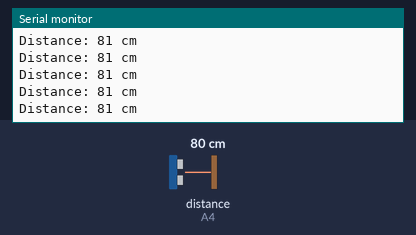
The sketch below on a simulated Arduino Uno, built with avr-gcc and run on an emulated ATmega328P. On the bench: the last lines printed to the serial monitor. The test bench sets the inputs (shaded band); at power-on: distance to the obstacle (sensor on A4) 80 cm. The echo pulse lasts 58.3 µs per cm.

Above: at 1.2 s.
1.3 s: distance to the obstacle (sensor on A4) set to 18 cm
At 1.57 s:
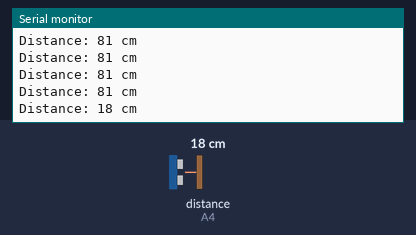
4.3 s: distance to the obstacle (sensor on A4) set to 60 cm
At 4.4 s:
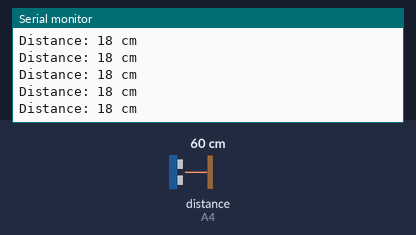
Timing chart, 0 to 7.3 s (numbered marks = the images above; inputs shaded):
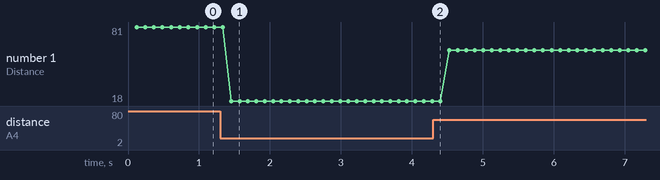

The sketch:

Ultrasonic_Sensor.ino.ino
```cpp
#include <NewPing.h>

#define TRIGGER_PIN  A5
#define ECHO_PIN     A4
#define MAX_DISTANCE 200

NewPing sonar(TRIGGER_PIN, ECHO_PIN, MAX_DISTANCE);

void setup() {
  Serial.begin(9600);
}

void loop() {
   int dist = sonar.ping_median(5); //median of 5 values
   dist = sonar.convert_cm(dist); //convert that to cm,
   Serial.print("Distance: ");
   Serial.print(dist); // //print value to screen so we can see it.
   Serial.println(" cm");
}
```

Measured:
- after the input at 1.3 s, the serial monitor: prints a new line after 0.15 s (image 1)
- plotted number 1: 81 → 18 after the input at 1.3 s, 18 → 61 after the input at 4.3 s
